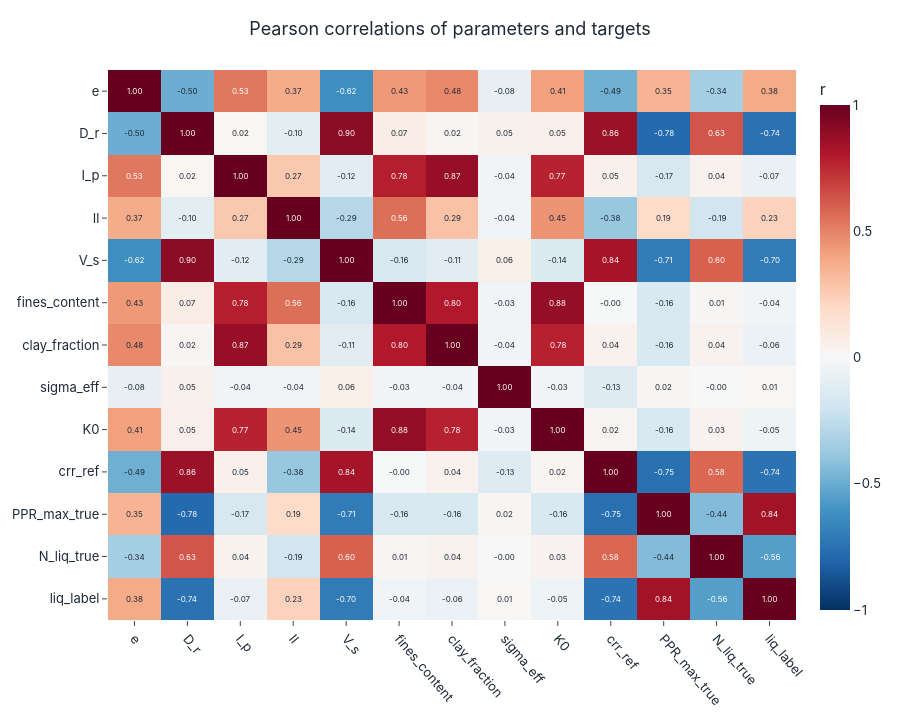

This figure's notebook cell:
### Markdown cell above
## Корреляционная структура

### Code cell
corr_cols = ["e", "D_r", "I_p", "Il", "V_s", "fines_content", "clay_fraction", "sigma_eff",
             "K0", "crr_ref", "PPR_max_true", "N_liq_true", "liq_label"]
corr_cols = [c for c in corr_cols if c in meta.columns]
correlation_heatmap(meta[corr_cols].corr(), title="Pearson correlations of parameters and targets",
                    save=SAVE_FIGS, fig_id="1_2_correlation").show()

### Figure 1 — Plotly figure (JSON) as saved in the notebook; plotly's stock layout.template omitted (floating-point values rounded to 4 significant figures; data arrays with more than 128 entries replaced by an {"elided": "..."} marker saying what was removed)
{"data": [{"colorbar": {"title": {"text": "r"}}, "colorscale": [[0.0, "rgb(5,48,97)"], [0.1, "rgb(33,102,172)"], [0.2, "rgb(67,147,195)"], [0.3, "rgb(146,197,222)"], [0.4, "rgb(209,229,240)"], [0.5, "rgb(247,247,247)"], [0.6, "rgb(253,219,199)"], [0.7, "rgb(244,165,130)"], [0.8, "rgb(214,96,77)"], [0.9, "rgb(178,24,43)"], [1.0, "rgb(103,0,31)"]], "hovertemplate": "%{y} ↔ %{x}: %{z:.2f}<extra></extra>", "type": "heatmap", "x": ["e", "D_r", "I_p", "Il", "V_s", "fines_content", "clay_fraction", "sigma_eff", "K0", "crr_ref", "PPR_max_true", "N_liq_true", "liq_label"], "y": ["e", "D_r", "I_p", "Il", "V_s", "fines_content", "clay_fraction", "sigma_eff", "K0", "crr_ref", "PPR_max_true", "N_liq_true", "liq_label"], "z": {"elided": "13x13 float values"}, "zmax": 1, "zmin": -1}], "layout": {"annotations": [{"font": {"color": "white", "size": 8}, "showarrow": false, "text": "1.00", "x": "e", "y": "e"}, {"font": {"color": "#1f2937", "size": 8}, "showarrow": false, "text": "-0.50", "x": "D_r", "y": "e"}, {"font": {"color": "white", "size": 8}, "showarrow": false, "text": "0.53", "x": "I_p", "y": "e"}, {"font": {"color": "#1f2937", "size": 8}, "showarrow": false, "text": "0.37", "x": "Il", "y": "e"}, {"font": {"color": "white", "size": 8}, "showarrow": false, "text": "-0.62", "x": "V_s", "y": "e"}, {"font": {"color": "#1f2937", "size": 8}, "showarrow": false, "text": "0.43", "x": "fines_content", "y": "e"}, {"font": {"color": "#1f2937", "size": 8}, "showarrow": false, "text": "0.48", "x": "clay_fraction", "y": "e"}, {"font": {"color": "#1f2937", "size": 8}, "showarrow": false, "text": "-0.08", "x": "sigma_eff", "y": "e"}, {"font": {"color": "#1f2937", "size": 8}, "showarrow": false, "text": "0.41", "x": "K0", "y": "e"}, {"font": {"color": "#1f2937", "size": 8}, "showarrow": false, "text": "-0.49", "x": "crr_ref", "y": "e"}, {"font": {"color": "#1f2937", "size": 8}, "showarrow": false, "text": "0.35", "x": "PPR_max_true", "y": "e"}, {"font": {"color": "#1f2937", "size": 8}, "showarrow": false, "text": "-0.34", "x": "N_liq_true", "y": "e"}, {"font": {"color": "#1f2937", "size": 8}, "showarrow": false, "text": "0.38", "x": "liq_label", "y": "e"}, {"font": {"color": "#1f2937", "size": 8}, "showarrow": false, "text": "-0.50", "x": "e", "y": "D_r"}, {"font": {"color": "white", "size": 8}, "showarrow": false, "text": "1.00", "x": "D_r", "y": "D_r"}, {"font": {"color": "#1f2937", "size": 8}, "showarrow": false, "text": "0.02", "x": "I_p", "y": "D_r"}, {"font": {"color": "#1f2937", "size": 8}, "showarrow": false, "text": "-0.10", "x": "Il", "y": "D_r"}, {"font": {"color": "white", "size": 8}, "showarrow": false, "text": "0.90", "x": "V_s", "y": "D_r"}, {"font": {"color": "#1f2937", "size": 8}, "showarrow": false, "text": "0.07", "x": "fines_content", "y": "D_r"}, {"font": {"color": "#1f2937", "size": 8}, "showarrow": false, "text": "0.02", "x": "clay_fraction", "y": "D_r"}, {"font": {"color": "#1f2937", "size": 8}, "showarrow": false, "text": "0.05", "x": "sigma_eff", "y": "D_r"}, {"font": {"color": "#1f2937", "size": 8}, "showarrow": false, "text": "0.05", "x": "K0", "y": "D_r"}, {"font": {"color": "white", "size": 8}, "showarrow": false, "text": "0.86", "x": "crr_ref", "y": "D_r"}, {"font": {"color": "white", "size": 8}, "showarrow": false, "text": "-0.78", "x": "PPR_max_true", "y": "D_r"}, {"font": {"color": "white", "size": 8}, "showarrow": false, "text": "0.63", "x": "N_liq_true", "y": "D_r"}, {"font": {"color": "white", "size": 8}, "showarrow": false, "text": "-0.74", "x": "liq_label", "y": "D_r"}, {"font": {"color": "white", "size": 8}, "showarrow": false, "text": "0.53", "x": "e", "y": "I_p"}, {"font": {"color": "#1f2937", "size": 8}, "showarrow": false, "text": "0.02", "x": "D_r", "y": "I_p"}, {"font": {"color": "white", "size": 8}, "showarrow": false, "text": "1.00", "x": "I_p", "y": "I_p"}, {"font": {"color": "#1f2937", "size": 8}, "showarrow": false, "text": "0.27", "x": "Il", "y": "I_p"}, {"font": {"color": "#1f2937", "size": 8}, "showarrow": false, "text": "-0.12", "x": "V_s", "y": "I_p"}, {"font": {"color": "white", "size": 8}, "showarrow": false, "text": "0.78", "x": "fines_content", "y": "I_p"}, {"font": {"color": "white", "size": 8}, "showarrow": false, "text": "0.87", "x": "clay_fraction", "y": "I_p"}, {"font": {"color": "#1f2937", "size": 8}, "showarrow": false, "text": "-0.04", "x": "sigma_eff", "y": "I_p"}, {"font": {"color": "white", "size": 8}, "showarrow": false, "text": "0.77", "x": "K0", "y": "I_p"}, {"font": {"color": "#1f2937", "size": 8}, "showarrow": false, "text": "0.05", "x": "crr_ref", "y": "I_p"}, {"font": {"color": "#1f2937", "size": 8}, "showarrow": false, "text": "-0.17", "x": "PPR_max_true", "y": "I_p"}, {"font": {"color": "#1f2937", "size": 8}, "showarrow": false, "text": "0.04", "x": "N_liq_true", "y": "I_p"}, {"font": {"color": "#1f2937", "size": 8}, "showarrow": false, "text": "-0.07", "x": "liq_label", "y": "I_p"}, {"font": {"color": "#1f2937", "size": 8}, "showarrow": false, "text": "0.37", "x": "e", "y": "Il"}, {"font": {"color": "#1f2937", "size": 8}, "showarrow": false, "text": "-0.10", "x": "D_r", "y": "Il"}, {"font": {"color": "#1f2937", "size": 8}, "showarrow": false, "text": "0.27", "x": "I_p", "y": "Il"}, {"font": {"color": "white", "size": 8}, "showarrow": false, "text": "1.00", "x": "Il", "y": "Il"}, {"font": {"color": "#1f2937", "size": 8}, "showarrow": false, "text": "-0.29", "x": "V_s", "y": "Il"}, {"font": {"color": "white", "size": 8}, "showarrow": false, "text": "0.56", "x": "fines_content", "y": "Il"}, {"font": {"color": "#1f2937", "size": 8}, "showarrow": false, "text": "0.29", "x": "clay_fraction", "y": "Il"}, {"font": {"color": "#1f2937", "size": 8}, "showarrow": false, "text": "-0.04", "x": "sigma_eff", "y": "Il"}, {"font": {"color": "#1f2937", "size": 8}, "showarrow": false, "text": "0.45", "x": "K0", "y": "Il"}, {"font": {"color": "#1f2937", "size": 8}, "showarrow": false, "text": "-0.38", "x": "crr_ref", "y": "Il"}, {"font": {"color": "#1f2937", "size": 8}, "showarrow": false, "text": "0.19", "x": "PPR_max_true", "y": "Il"}, {"font": {"color": "#1f2937", "size": 8}, "showarrow": false, "text": "-0.19", "x": "N_liq_true", "y": "Il"}, {"font": {"color": "#1f2937", "size": 8}, "showarrow": false, "text": "0.23", "x": "liq_label", "y": "Il"}, {"font": {"color": "white", "size": 8}, "showarrow": false, "text": "-0.62", "x": "e", "y": "V_s"}, {"font": {"color": "white", "size": 8}, "showarrow": false, "text": "0.90", "x": "D_r", "y": "V_s"}, {"font": {"color": "#1f2937", "size": 8}, "showarrow": false, "text": "-0.12", "x": "I_p", "y": "V_s"}, {"font": {"color": "#1f2937", "size": 8}, "showarrow": false, "text": "-0.29", "x": "Il", "y": "V_s"}, {"font": {"color": "white", "size": 8}, "showarrow": false, "text": "1.00", "x": "V_s", "y": "V_s"}, {"font": {"color": "#1f2937", "size": 8}, "showarrow": false, "text": "-0.16", "x": "fines_content", "y": "V_s"}, {"font": {"color": "#1f2937", "size": 8}, "showarrow": false, "text": "-0.11", "x": "clay_fraction", "y": "V_s"}, {"font": {"color": "#1f2937", "size": 8}, "showarrow": false, "text": "0.06", "x": "sigma_eff", "y": "V_s"}, {"font": {"color": "#1f2937", "size": 8}, "showarrow": false, "text": "-0.14", "x": "K0", "y": "V_s"}, {"font": {"color": "white", "size": 8}, "showarrow": false, "text": "0.84", "x": "crr_ref", "y": "V_s"}, {"font": {"color": "white", "size": 8}, "showarrow": false, "text": "-0.71", "x": "PPR_max_true", "y": "V_s"}, {"font": {"color": "white", "size": 8}, "showarrow": false, "text": "0.60", "x": "N_liq_true", "y": "V_s"}, {"font": {"color": "white", "size": 8}, "showarrow": false, "text": "-0.70", "x": "liq_label", "y": "V_s"}, {"font": {"color": "#1f2937", "size": 8}, "showarrow": false, "text": "0.43", "x": "e", "y": "fines_content"}, {"font": {"color": "#1f2937", "size": 8}, "showarrow": false, "text": "0.07", "x": "D_r", "y": "fines_content"}, {"font": {"color": "white", "size": 8}, "showarrow": false, "text": "0.78", "x": "I_p", "y": "fines_content"}, {"font": {"color": "white", "size": 8}, "showarrow": false, "text": "0.56", "x": "Il", "y": "fines_content"}, {"font": {"color": "#1f2937", "size": 8}, "showarrow": false, "text": "-0.16", "x": "V_s", "y": "fines_content"}, {"font": {"color": "white", "size": 8}, "showarrow": false, "text": "1.00", "x": "fines_content", "y": "fines_content"}, {"font": {"color": "white", "size": 8}, "showarrow": false, "text": "0.80", "x": "clay_fraction", "y": "fines_content"}, {"font": {"color": "#1f2937", "size": 8}, "showarrow": false, "text": "-0.03", "x": "sigma_eff", "y": "fines_content"}, {"font": {"color": "white", "size": 8}, "showarrow": false, "text": "0.88", "x": "K0", "y": "fines_content"}, {"font": {"color": "#1f2937", "size": 8}, "showarrow": false, "text": "-0.00", "x": "crr_ref", "y": "fines_content"}, {"font": {"color": "#1f2937", "size": 8}, "showarrow": false, "text": "-0.16", "x": "PPR_max_true", "y": "fines_content"}, {"font": {"color": "#1f2937", "size": 8}, "showarrow": false, "text": "0.01", "x": "N_liq_true", "y": "fines_content"}, {"font": {"color": "#1f2937", "size": 8}, "showarrow": false, "text": "-0.04", "x": "liq_label", "y": "fines_content"}, {"font": {"color": "#1f2937", "size": 8}, "showarrow": false, "text": "0.48", "x": "e", "y": "clay_fraction"}, {"font": {"color": "#1f2937", "size": 8}, "showarrow": false, "text": "0.02", "x": "D_r", "y": "clay_fraction"}, {"font": {"color": "white", "size": 8}, "showarrow": false, "text": "0.87", "x": "I_p", "y": "clay_fraction"}, {"font": {"color": "#1f2937", "size": 8}, "showarrow": false, "text": "0.29", "x": "Il", "y": "clay_fraction"}, {"font": {"color": "#1f2937", "size": 8}, "showarrow": false, "text": "-0.11", "x": "V_s", "y": "clay_fraction"}, {"font": {"color": "white", "size": 8}, "showarrow": false, "text": "0.80", "x": "fines_content", "y": "clay_fraction"}, {"font": {"color": "white", "size": 8}, "showarrow": false, "text": "1.00", "x": "clay_fraction", "y": "clay_fraction"}, {"font": {"color": "#1f2937", "size": 8}, "showarrow": false, "text": "-0.04", "x": "sigma_eff", "y": "clay_fraction"}, {"font": {"color": "white", "size": 8}, "showarrow": false, "text": "0.78", "x": "K0", "y": "clay_fraction"}, {"font": {"color": "#1f2937", "size": 8}, "showarrow": false, "text": "0.04", "x": "crr_ref", "y": "clay_fraction"}, {"font": {"color": "#1f2937", "size": 8}, "showarrow": false, "text": "-0.16", "x": "PPR_max_true", "y": "clay_fraction"}, {"font": {"color": "#1f2937", "size": 8}, "showarrow": false, "text": "0.04", "x": "N_liq_true", "y": "clay_fraction"}, {"font": {"color": "#1f2937", "size": 8}, "showarrow": false, "text": "-0.06", "x": "liq_label", "y": "clay_fraction"}, {"font": {"color": "#1f2937", "size": 8}, "showarrow": false, "text": "-0.08", "x": "e", "y": "sigma_eff"}, {"font": {"color": "#1f2937", "size": 8}, "showarrow": false, "text": "0.05", "x": "D_r", "y": "sigma_eff"}, {"font": {"color": "#1f2937", "size": 8}, "showarrow": false, "text": "-0.04", "x": "I_p", "y": "sigma_eff"}, {"font": {"color": "#1f2937", "size": 8}, "showarrow": false, "text": "-0.04", "x": "Il", "y": "sigma_eff"}, {"font": {"color": "#1f2937", "size": 8}, "showarrow": false, "text": "0.06", "x": "V_s", "y": "sigma_eff"}, {"font": {"color": "#1f2937", "size": 8}, "showarrow": false, "text": "-0.03", "x": "fines_content", "y": "sigma_eff"}, {"font": {"color": "#1f2937", "size": 8}, "showarrow": false, "text": "-0.04", "x": "clay_fraction", "y": "sigma_eff"}, {"font": {"color": "white", "size": 8}, "showarrow": false, "text": "1.00", "x": "sigma_eff", "y": "sigma_eff"}, {"font": {"color": "#1f2937", "size": 8}, "showarrow": false, "text": "-0.03", "x": "K0", "y": "sigma_eff"}, {"font": {"color": "#1f2937", "size": 8}, "showarrow": false, "text": "-0.13", "x": "crr_ref", "y": "sigma_eff"}, {"font": {"color": "#1f2937", "size": 8}, "showarrow": false, "text": "0.02", "x": "PPR_max_true", "y": "sigma_eff"}, {"font": {"color": "#1f2937", "size": 8}, "showarrow": false, "text": "-0.00", "x": "N_liq_true", "y": "sigma_eff"}, {"font": {"color": "#1f2937", "size": 8}, "showarrow": false, "text": "0.01", "x": "liq_label", "y": "sigma_eff"}, {"font": {"color": "#1f2937", "size": 8}, "showarrow": false, "text": "0.41", "x": "e", "y": "K0"}, {"font": {"color": "#1f2937", "size": 8}, "showarrow": false, "text": "0.05", "x": "D_r", "y": "K0"}, {"font": {"color": "white", "size": 8}, "showarrow": false, "text": "0.77", "x": "I_p", "y": "K0"}, {"font": {"color": "#1f2937", "size": 8}, "showarrow": false, "text": "0.45", "x": "Il", "y": "K0"}, {"font": {"color": "#1f2937", "size": 8}, "showarrow": false, "text": "-0.14", "x": "V_s", "y": "K0"}, {"font": {"color": "white", "size": 8}, "showarrow": false, "text": "0.88", "x": "fines_content", "y": "K0"}, {"font": {"color": "white", "size": 8}, "showarrow": false, "text": "0.78", "x": "clay_fraction", "y": "K0"}, {"font": {"color": "#1f2937", "size": 8}, "showarrow": false, "text": "-0.03", "x": "sigma_eff", "y": "K0"}, {"font": {"color": "white", "size": 8}, "showarrow": false, "text": "1.00", "x": "K0", "y": "K0"}, {"font": {"color": "#1f2937", "size": 8}, "showarrow": false, "text": "0.02", "x": "crr_ref", "y": "K0"}, {"font": {"color": "#1f2937", "size": 8}, "showarrow": false, "text": "-0.16", "x": "PPR_max_true", "y": "K0"}, {"font": {"color": "#1f2937", "size": 8}, "showarrow": false, "text": "0.03", "x": "N_liq_true", "y": "K0"}, {"font": {"color": "#1f2937", "size": 8}, "showarrow": false, "text": "-0.05", "x": "liq_label", "y": "K0"}, {"font": {"color": "#1f2937", "size": 8}, "showarrow": false, "text": "-0.49", "x": "e", "y": "crr_ref"}, {"font": {"color": "white", "size": 8}, "showarrow": false, "text": "0.86", "x": "D_r", "y": "crr_ref"}, {"font": {"color": "#1f2937", "size": 8}, "showarrow": false, "text": "0.05", "x": "I_p", "y": "crr_ref"}, {"font": {"color": "#1f2937", "size": 8}, "showarrow": false, "text": "-0.38", "x": "Il", "y": "crr_ref"}, {"font": {"color": "white", "size": 8}, "showarrow": false, "text": "0.84", "x": "V_s", "y": "crr_ref"}, {"font": {"color": "#1f2937", "size": 8}, "showarrow": false, "text": "-0.00", "x": "fines_content", "y": "crr_ref"}, {"font": {"color": "#1f2937", "size": 8}, "showarrow": false, "text": "0.04", "x": "clay_fraction", "y": "crr_ref"}, {"font": {"color": "#1f2937", "size": 8}, "showarrow": false, "text": "-0.13", "x": "sigma_eff", "y": "crr_ref"}, {"font": {"color": "#1f2937", "size": 8}, "showarrow": false, "text": "0.02", "x": "K0", "y": "crr_ref"}, {"font": {"color": "white", "size": 8}, "showarrow": false, "text": "1.00", "x": "crr_ref", "y": "crr_ref"}, {"font": {"color": "white", "size": 8}, "showarrow": false, "text": "-0.75", "x": "PPR_max_true", "y": "crr_ref"}, {"font": {"color": "white", "size": 8}, "showarrow": false, "text": "0.58", "x": "N_liq_true", "y": "crr_ref"}, {"font": {"color": "white", "size": 8}, "showarrow": false, "text": "-0.74", "x": "liq_label", "y": "crr_ref"}, {"font": {"color": "#1f2937", "size": 8}, "showarrow": false, "text": "0.35", "x": "e", "y": "PPR_max_true"}, {"font": {"color": "white", "size": 8}, "showarrow": false, "text": "-0.78", "x": "D_r", "y": "PPR_max_true"}, {"font": {"color": "#1f2937", "size": 8}, "showarrow": false, "text": "-0.17", "x": "I_p", "y": "PPR_max_true"}, {"font": {"color": "#1f2937", "size": 8}, "showarrow": false, "text": "0.19", "x": "Il", "y": "PPR_max_true"}, {"font": {"color": "white", "size": 8}, "showarrow": false, "text": "-0.71", "x": "V_s", "y": "PPR_max_true"}, {"font": {"color": "#1f2937", "size": 8}, "showarrow": false, "text": "-0.16", "x": "fines_content", "y": "PPR_max_true"}, {"font": {"color": "#1f2937", "size": 8}, "showarrow": false, "text": "-0.16", "x": "clay_fraction", "y": "PPR_max_true"}, {"font": {"color": "#1f2937", "size": 8}, "showarrow": false, "text": "0.02", "x": "sigma_eff", "y": "PPR_max_true"}, {"font": {"color": "#1f2937", "size": 8}, "showarrow": false, "text": "-0.16", "x": "K0", "y": "PPR_max_true"}, {"font": {"color": "white", "size": 8}, "showarrow": false, "text": "-0.75", "x": "crr_ref", "y": "PPR_max_true"}, {"font": {"color": "white", "size": 8}, "showarrow": false, "text": "1.00", "x": "PPR_max_true", "y": "PPR_max_true"}, {"font": {"color": "#1f2937", "size": 8}, "showarrow": false, "text": "-0.44", "x": "N_liq_true", "y": "PPR_max_true"}, {"font": {"color": "white", "size": 8}, "showarrow": false, "text": "0.84", "x": "liq_label", "y": "PPR_max_true"}, {"font": {"color": "#1f2937", "size": 8}, "showarrow": false, "text": "-0.34", "x": "e", "y": "N_liq_true"}, {"font": {"color": "white", "size": 8}, "showarrow": false, "text": "0.63", "x": "D_r", "y": "N_liq_true"}, {"font": {"color": "#1f2937", "size": 8}, "showarrow": false, "text": "0.04", "x": "I_p", "y": "N_liq_true"}, {"font": {"color": "#1f2937", "size": 8}, "showarrow": false, "text": "-0.19", "x": "Il", "y": "N_liq_true"}, {"font": {"color": "white", "size": 8}, "showarrow": false, "text": "0.60", "x": "V_s", "y": "N_liq_true"}, {"font": {"color": "#1f2937", "size": 8}, "showarrow": false, "text": "0.01", "x": "fines_content", "y": "N_liq_true"}, {"font": {"color": "#1f2937", "size": 8}, "showarrow": false, "text": "0.04", "x": "clay_fraction", "y": "N_liq_true"}, {"font": {"color": "#1f2937", "size": 8}, "showarrow": false, "text": "-0.00", "x": "sigma_eff", "y": "N_liq_true"}, {"font": {"color": "#1f2937", "size": 8}, "showarrow": false, "text": "0.03", "x": "K0", "y": "N_liq_true"}, {"font": {"color": "white", "size": 8}, "showarrow": false, "text": "0.58", "x": "crr_ref", "y": "N_liq_true"}, {"font": {"color": "#1f2937", "size": 8}, "showarrow": false, "text": "-0.44", "x": "PPR_max_true", "y": "N_liq_true"}, {"font": {"color": "white", "size": 8}, "showarrow": false, "text": "1.00", "x": "N_liq_true", "y": "N_liq_true"}, {"font": {"color": "white", "size": 8}, "showarrow": false, "text": "-0.56", "x": "liq_label", "y": "N_liq_true"}, {"font": {"color": "#1f2937", "size": 8}, "showarrow": false, "text": "0.38", "x": "e", "y": "liq_label"}, {"font": {"color": "white", "size": 8}, "showarrow": false, "text": "-0.74", "x": "D_r", "y": "liq_label"}, {"font": {"color": "#1f2937", "size": 8}, "showarrow": false, "text": "-0.07", "x": "I_p", "y": "liq_label"}, {"font": {"color": "#1f2937", "size": 8}, "showarrow": false, "text": "0.23", "x": "Il", "y": "liq_label"}, {"font": {"color": "white", "size": 8}, "showarrow": false, "text": "-0.70", "x": "V_s", "y": "liq_label"}, {"font": {"color": "#1f2937", "size": 8}, "showarrow": false, "text": "-0.04", "x": "fines_content", "y": "liq_label"}, {"font": {"color": "#1f2937", "size": 8}, "showarrow": false, "text": "-0.06", "x": "clay_fraction", "y": "liq_label"}, {"font": {"color": "#1f2937", "size": 8}, "showarrow": false, "text": "0.01", "x": "sigma_eff", "y": "liq_label"}, {"font": {"color": "#1f2937", "size": 8}, "showarrow": false, "text": "-0.05", "x": "K0", "y": "liq_label"}, {"font": {"color": "white", "size": 8}, "showarrow": false, "text": "-0.74", "x": "crr_ref", "y": "liq_label"}, {"font": {"color": "white", "size": 8}, "showarrow": false, "text": "0.84", "x": "PPR_max_true", "y": "liq_label"}, {"font": {"color": "white", "size": 8}, "showarrow": false, "text": "-0.56", "x": "N_liq_true", "y": "liq_label"}, {"font": {"color": "white", "size": 8}, "showarrow": false, "text": "1.00", "x": "liq_label", "y": "liq_label"}], "height": 720, "title": {"text": "Pearson correlations of parameters and targets"}, "xaxis": {"tickangle": 50}, "yaxis": {"autorange": "reversed"}}}
